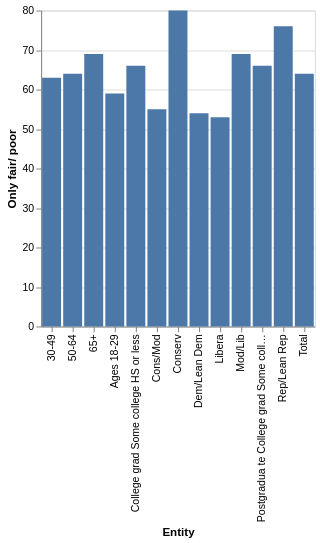

The Vega-Lite source for this figure:
### Vega-Lite specification from a JSON file in a GitHub repository (floating-point values rounded to 4 significant figures)
{"$schema": "https://vega.github.io/schema/vega-lite/v5.json", "description": "Bar chart auto-generated from CSV", "data": {"values": [{"Entity": "Libera", "Only fair/ poor": "53", "Good/ excellent": "45.0"}, {"Entity": "Cons/Mod", "Only fair/ poor": "55", "Good/ excellent": "nan"}, {"Entity": "Dem/Lean Dem", "Only fair/ poor": "54", "Good/ excellent": "nan"}, {"Entity": "Mod/Lib", "Only fair/ poor": "69", "Good/ excellent": "28.0"}, {"Entity": "Conserv", "Only fair/ poor": "80", "Good/ excellent": "nan"}, {"Entity": "Rep/Lean Rep", "Only fair/ poor": "76", "Good/ excellent": "21.0"}, {"Entity": "College grad Some college HS or less", "Only fair/ poor": "66", "Good/ excellent": "66.0"}, {"Entity": "Postgradua te College grad Some college HS for less", "Only fair/ poor": "66", "Good/ excellent": "66.0"}, {"Entity": "65+", "Only fair/ poor": "69", "Good/ excellent": "27.0"}, {"Entity": "50-64", "Only fair/ poor": "64", "Good/ excellent": "33.0"}, {"Entity": "30-49", "Only fair/ poor": "63", "Good/ excellent": "34.0"}, {"Entity": "Ages 18-29", "Only fair/ poor": "59", "Good/ excellent": "38.0"}, {"Entity": "Total", "Only fair/ poor": "64", "Good/ excellent": "33.0"}]}, "mark": "bar", "encoding": {"x": {"field": "Entity", "type": "ordinal"}, "y": {"field": "Only fair/ poor", "type": "quantitative"}}}
